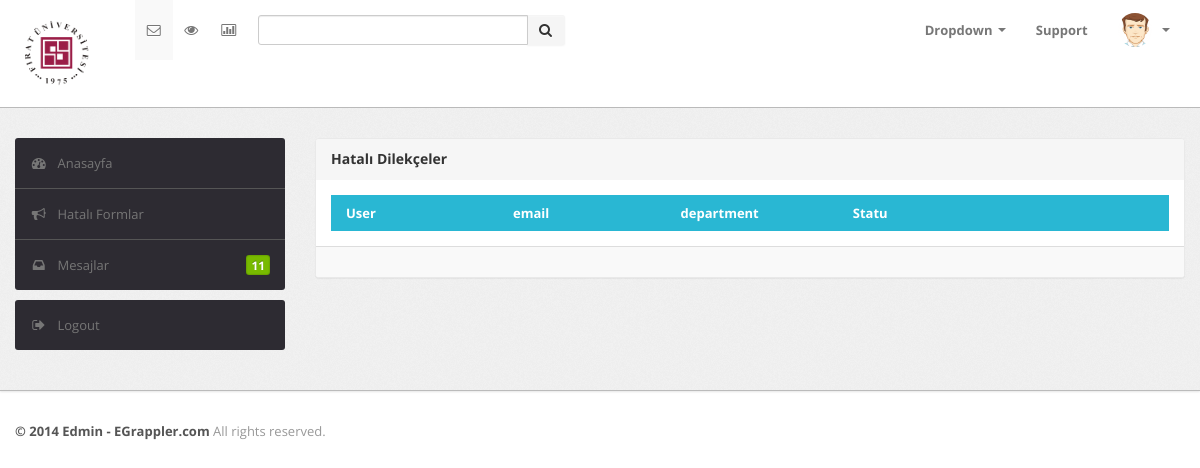
/mistakenpetition/, run on an earlier commit of the app's database.
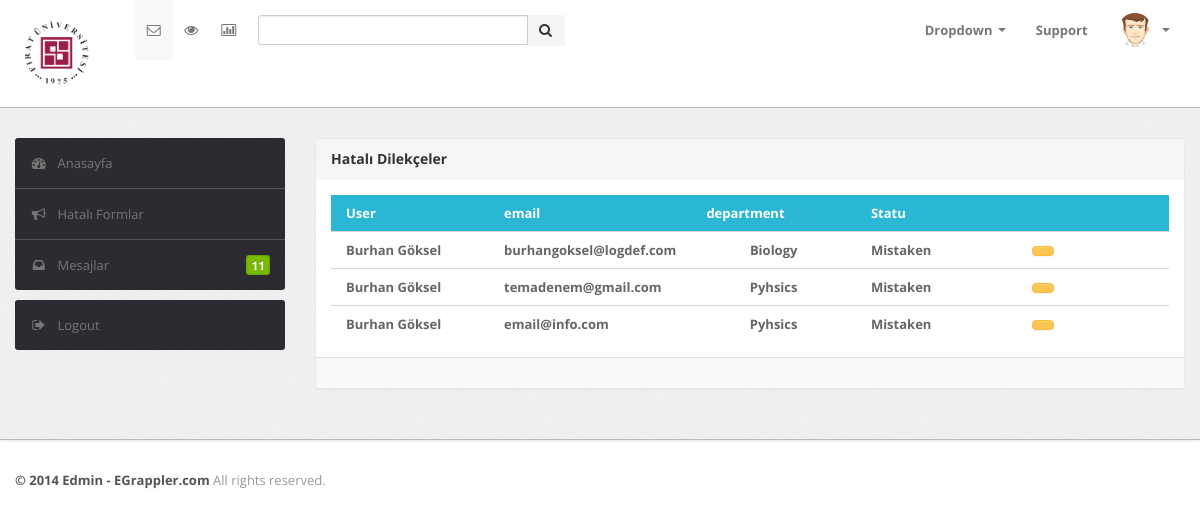
And on a later commit of the database.
### petition/models.py (models this page shows)
class ForeignStudentApplicationForm(models.Model):
    STATUS = (
        ('Process','İşlem Sırasında'),
        ('Mistaken','Hatalı'),
        ('Ensitu','Ensitu İncelemesinde'),
        ('Department','Departman İncelemesinde'),
        ('EnsituDirector','Ensitu Direktörünün İncelemesinde'),
        ('Advisor','Danışman İncelemesinde'),
    )
    user = models.ForeignKey(Student, null=True, blank=True,on_delete=models.CASCADE)
    name = models.CharField(max_length=75)
    surname = models.CharField(max_length=75)
    phonenumber = models.CharField(max_length=35)
    email = models.EmailField()
    department = models.CharField(max_length=100)
    passport = models.FileField()
    graduation_document = models.FileField()
    language_document = models.FileField()
    transcript = models.FileField()
    description = models.TextField(max_length=1000,blank=True)
    status = models.CharField(max_length=100,null=True,choices=STATUS, default=STATUS[0][0])
    date = models.DateTimeField(default=datetime.now ,blank=True )
    object = models.Manager()
    def __str__(self):
        return self.email

class Student(models.Model):
    user = models.OneToOneField(User, null=True, blank=True,on_delete=models.CASCADE)
    student_name = models.CharField(max_length=30,null=True)
    email=models.EmailField(null=True)
    phone=models.CharField(max_length=30,null=True)
    object = models.Manager()
    def __str__(self):
        return self.student_name

### petition/views.py (the view)
# urls.py: path('mistakenpetition/',views.mistakenPetition,name="mistakenPetition"),
def mistakenPetition(request):
    status = "Mistaken"
    petition = ForeignStudentApplicationForm.object.filter(status=status)
    print("sadasd",petition)
    context = {'petition':petition}
    return render(request,'mistaken.html',context)

### templates/mistaken.html (shortened to what the changed rows need)
<!DOCTYPE html>
<html lang="en">
    {% load static %}
<head>
    <head>
        <head>
            <link type="text/css" href="{% static 'bootstrap/css/bootstrap.min.css' %}" rel="stylesheet">
            <link type="text/css" href="{% static 'bootstrap/css/bootstrap-responsive.min.css' %}" rel="stylesheet">
            <link type="text/css" href="{% static 'css/theme.css' %}" rel="stylesheet">
            <link type="text/css" href="{% static 'images/icons/css/font-awesome.css' %}" rel="stylesheet">
        </head>
    </head>
    <body>
        <div class="wrapper">
            <div class="container">
                <div class="row">
                    <div class="span9">
                        <div class="content">
                            <div class="module message">
                                <div class="module-option clearfix">
                                        <div class="module-body table">
                                            <table class="table table-message">
                                                <tbody>
                                                    {% for category in petition %}
                                                    <tr class="unread" >
                                                        <td class="cell-author hidden-phone hidden-tablet">
                                                            {{category.user}}
                                                        </td>
                                                        <td class="cell-author hidden-phone hidden-tablet">
                                                            {{category.email}}
                                                        </td>
                                                        <td class="cell-icon hidden-phone hidden-tablet">
                                                            {{category.department}}
                                                        </td>
                                                        <td class="cell-author hidden-phone hidden-tablet">
                                                            {{category.status}}
                                                        </td>
                                                        <td class="cell-author hidden-phone hidden-tablet" >
                                                            <a class="btn btn-warning" href="{% url 'petitionShow' category.id %}" role="button"></a>
                                                        </td>
                                                    </tr>
                                                    {% endfor %}
                                                </tbody>
                                            </table>
                                        </div>
                                </div>
                            </div>
                        </div>
                    </div>
                </div>
            </div>
        </div>
    </body>

What changed in the data, as far as the page shows it:
now on this page (row edited): ForeignStudentApplicationForm: user "Burhan Göksel", email "burhangoksel@logdef.com", department "Biology", status "Mistaken"
added ForeignStudentApplicationForm: user "Burhan Göksel", email "temadenem@gmail.com", department "Pyhsics", status "Mistaken"
added ForeignStudentApplicationForm: user "Burhan Göksel", email "email@info.com", department "Pyhsics", status "Mistaken"
